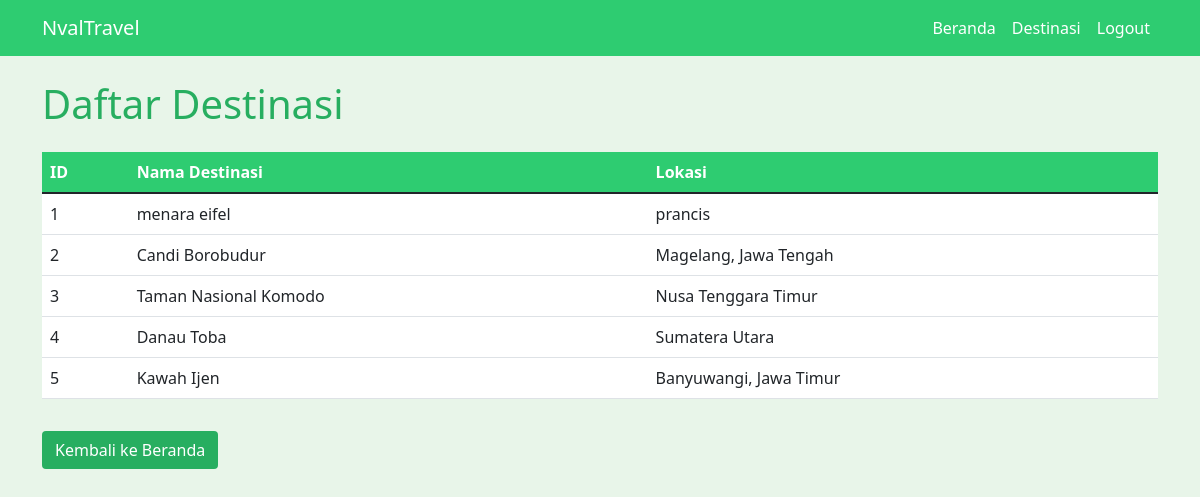
/user/destinasi.php, run on the app's committed database.
### tables this page shows
CREATE TABLE `destinasi`  (
  `id` int NOT NULL AUTO_INCREMENT,
  `nama_destinasi` varchar(255) NOT NULL,
  `lokasi` varchar(255) NOT NULL,
  PRIMARY KEY (`id`) USING BTREE
);

### user/destinasi.php (the view, shortened to what this page needs)
<?php
$host = 'localhost';
$username = 'root';
$password = '';
$database = 'Travel';
$conn = new mysqli($host, $username, $password, $database);
function getDestinasi($conn) {
    $sql = "SELECT * FROM destinasi";
    $result = $conn->query($sql);
    return $result->fetch_all(MYSQLI_ASSOC);
}
$destinasi_list = getDestinasi($conn);
?>
<!DOCTYPE html>
<html lang="id">
<head>
    <link href="https://cdn.jsdelivr.net/npm/bootstrap@5.1.3/dist/css/bootstrap.min.css" rel="stylesheet">
</head>
<body>
    <nav class="navbar navbar-expand-lg navbar-light">
        <div class="container">
            <a class="navbar-brand" href="user/index.php">NvalTravel</a>
            <div class="collapse navbar-collapse" id="navbarNav">
                <ul class="navbar-nav ms-auto">
                    <li class="nav-item">
                        <a class="nav-link" href="../index.php">Beranda</a>
                    </li>
                    <li class="nav-item">
                        <a class="nav-link active" href="#">Destinasi</a>
                    </li>
                    <li class="nav-item">
                        <a class="nav-link" href="../logout.php">Logout</a>
                    </li>
                </ul>
            </div>
        </div>
    </nav>
    <div class="container mt-4">
        <h1 class="mb-4">Daftar Destinasi</h1>
        <div class="table-responsive">
            <table class="table table-hover table-custom">
                <thead>
                    <tr>
                        <th>ID</th>
                        <th>Nama Destinasi</th>
                        <th>Lokasi</th>
                    </tr>
                </thead>
                <tbody>
                    <?php foreach ($destinasi_list as $destinasi): ?>
                    <tr>
                        <td><?php echo htmlspecialchars($destinasi['id']); ?></td>
                        <td><?php echo htmlspecialchars($destinasi['nama_destinasi']); ?></td>
                        <td><?php echo htmlspecialchars($destinasi['lokasi']); ?></td>
                    </tr>
                    <?php endforeach; ?>
                </tbody>
            </table>
        </div>
        <a href="user/index.php" class="btn btn-custom mt-3">Kembali ke Beranda</a>
    </div>
</body>
</html>

### user/destinasi.php (style rules this page uses)
:root { --primary-color: #2ecc71; --secondary-color: #27ae60; --light-color: #e8f5e9; }
body { background-color: var(--light-color); }
.navbar { background-color: var(--primary-color) !important; }
.navbar-light .navbar-brand, .navbar-light .navbar-nav .nav-link { color: white !important; }
h1 { color: var(--secondary-color); }
.table-custom { background-color: white; }
.table-custom thead { background-color: var(--primary-color); color: white; }
.btn-custom { background-color: var(--secondary-color); color: white; }

### data on the page
destinasi: id "1", nama_destinasi "menara eifel", lokasi "prancis"
destinasi: id "2", nama_destinasi "Candi Borobudur", lokasi "Magelang, Jawa Tengah"
destinasi: id "3", nama_destinasi "Taman Nasional Komodo", lokasi "Nusa Tenggara Timur"
destinasi: id "4", nama_destinasi "Danau Toba", lokasi "Sumatera Utara"
destinasi: id "5", nama_destinasi "Kawah Ijen", lokasi "Banyuwangi, Jawa Timur"
